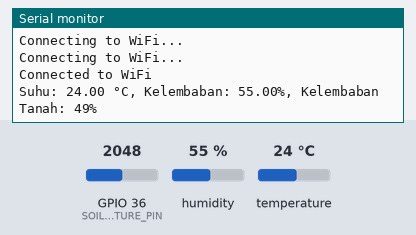
The sketch below on a simulated ESP32. Shown: the last lines printed to the serial monitor. The test bench sets the inputs (shaded band); at power-on: humidity 55 %, GPIO 36 (SOIL_MOISTURE_PIN) = 2048, temperature 24 °C. WiFi joins after 1.5 s; servers stay silent unless stated.

Above: at 3.2 s.
3.3 s: humidity set to 22 %
At 5.1 s:
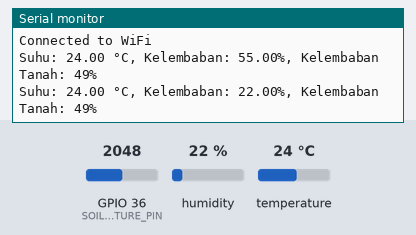
6.5 s: GPIO 36 (SOIL_MOISTURE_PIN) set to 2866
At 7.8 s:
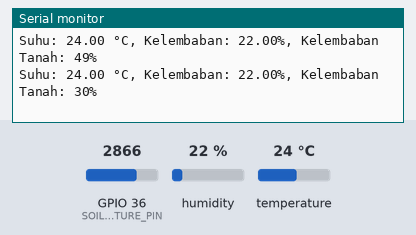
9.7 s: temperature set to 12 °C
At 12.6 s:
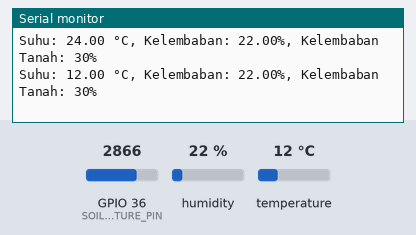
12.9 s: GPIO 36 (SOIL_MOISTURE_PIN) set to 3603
At 14.7 s:
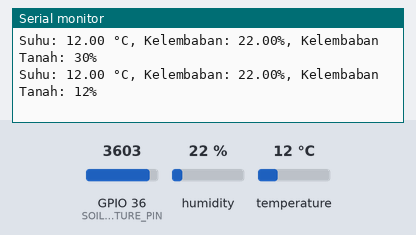
16.1 s: humidity set to 40 %
At 17.3 s:
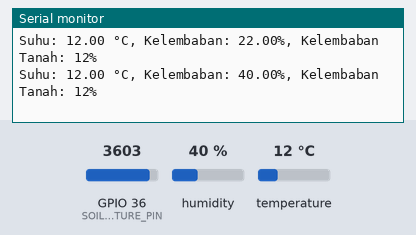
Timing chart, 0 to 19.1 s (numbered marks = the images above; inputs shaded):
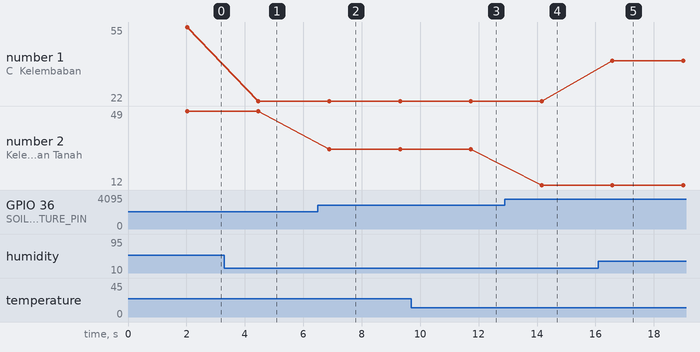

The sketch:

vinetrack.ino
```cpp
#include "DHT.h"
#include <WiFi.h>
#include <HTTPClient.h>

#define DHTPIN 13
#define DHTTYPE DHT11
#define SOIL_MOISTURE_PIN 36

DHT dht(DHTPIN, DHTTYPE);

const char* ssid = "Senku";
const char* password = "dahlahmales";

const char* server = "vinetracksrg.my.id";

void setup() {
  Serial.begin(9600);

  dht.begin();

  WiFi.hostname("NodeMCU");
  WiFi.begin(ssid, password);

  while (WiFi.status() != WL_CONNECTED) {
    delay(1000);
    Serial.println("Connecting to WiFi...");
  }
  Serial.println("Connected to WiFi");
}

void loop() {
  float temperature = dht.readTemperature();
  float humidity = dht.readHumidity();

  int soilMoisture = analogRead(SOIL_MOISTURE_PIN);
  int moisturePercentage = map(soilMoisture, 4095, 0, 0, 100); // Mengkonversi nilai analog ke persentase

  Serial.print("Suhu: ");
  Serial.print(temperature);
  Serial.print(" °C, Kelembaban: ");
  Serial.print(humidity);
  Serial.print("%, Kelembaban Tanah: ");
  Serial.print(moisturePercentage);
  Serial.println("%");

  WiFiClient wClient;

  const int httpPort = 80;
  if (!wClient.connect(server, httpPort)) {
    Serial.println("Gagal konek ke Web Server");
    return;
  }

  String url;
  HTTPClient http;
  url = "http://" + String(server) + "/dashboard" + "/simpan/" + String(temperature) + "/" + String(humidity) + "/" + String(moisturePercentage);
  // http://192.168.119.141/dashboard/simpan/20/20/20
  http.begin(wClient, url);
  http.GET();
  http.end();

  delay(2000);
}
```

Measured:
- after the input at 3.3 s, the serial monitor: prints a new line after 1.2 s (image 1)
- after the input at 6.5 s, the serial monitor: prints a new line after 0.39 s (image 2)
- after the input at 9.7 s, the serial monitor: prints a new line after 2.0 s (image 3)
- after the input at 12.9 s, the serial monitor: prints a new line after 1.3 s (image 4)
- after the input at 16.1 s, the serial monitor: prints a new line after 0.48 s (image 5)
- plotted number 1: 55 → 22 after the input at 3.3 s, 22 → 40 after the input at 16.1 s
- plotted number 2: 49 → 30 after the input at 6.5 s
